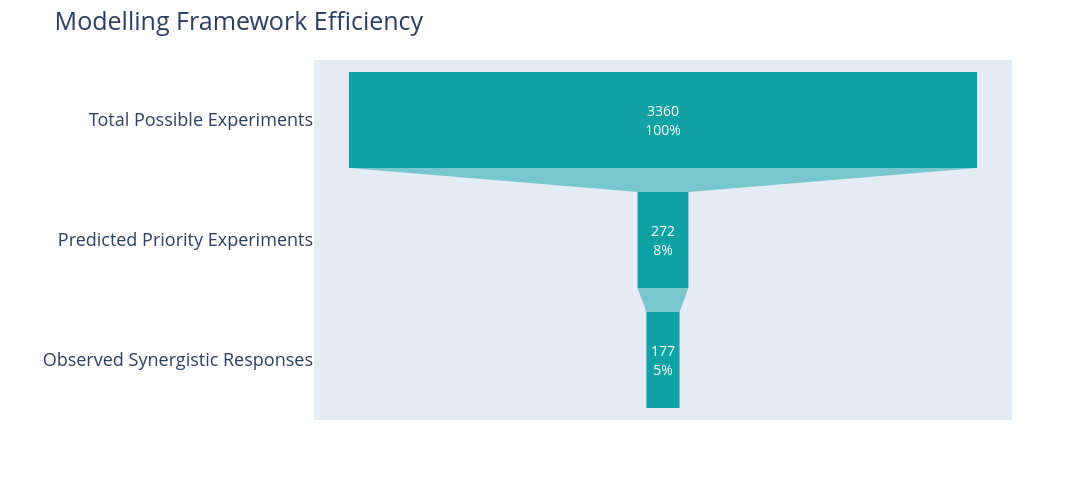

The cell this chart's notebook holds for it:
### Code cell
from synco.plotting.performance import make_performance_plots

make_performance_plots(str(results_dir), plots_dir=str(plots_dir), show=show)
print('Performance plots finished.\n')

### Figure 1 — Plotly figure (JSON) as saved in the notebook; plotly's stock layout.template omitted (floating-point values rounded to 4 significant figures)
{"data": [{"hovertemplate": "x=%{x}<br>y=%{y}<extra></extra>", "legendgroup": "", "marker": {"color": "#11a2a5"}, "name": "", "orientation": "h", "showlegend": false, "textfont": {"size": 14}, "textinfo": "value+percent initial", "textposition": "inside", "type": "funnel", "x": [3360, 272, 177], "xaxis": "x", "y": ["Total Possible Experiments", "Predicted Priority Experiments", "Observed Synergistic Responses"], "yaxis": "y"}], "layout": {"font": {"size": 18}, "height": 500, "legend": {"tracegroupgap": 0}, "margin": {"t": 60}, "showlegend": false, "title": {"text": "Modelling Framework Efficiency"}, "width": 1200, "xaxis": {"anchor": "y", "domain": [0, 1], "title": {"text": "Number of combinations"}}, "yaxis": {"anchor": "x", "domain": [0, 1], "title": {"text": ""}}}}
